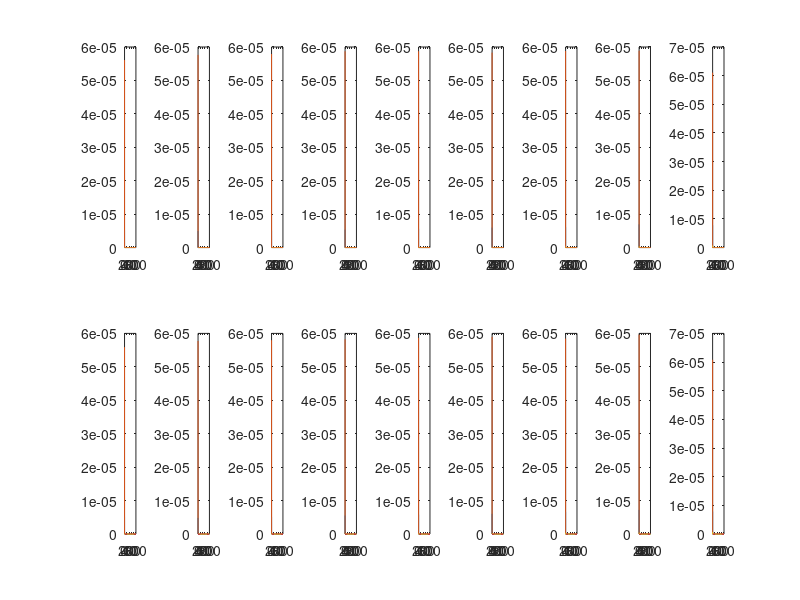
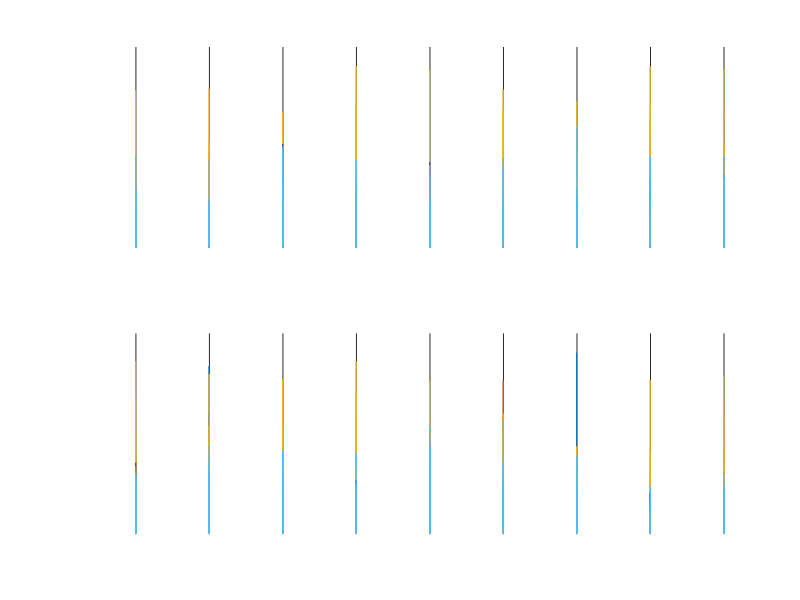
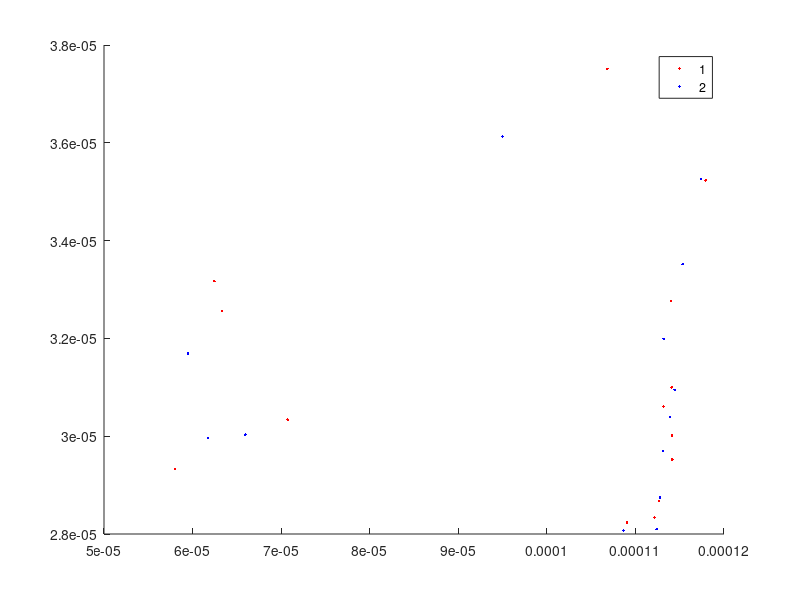

MATLAB code for these plots, in order: (Note: this script raises an error after producing the figures.)
%% init
close all
clear
clc

load JF03_10-Apr-2017.mat
data = recording;

%% Chop the data into pieces:
pos     = data.trial;
dataset = data.X;


nTrials = data.numTrials;
nPre    = 0;
Fs = data.fs;        % Sampling Frequency.
nPost   = 8 * Fs-1;
n       = nPre + nPost + 1;
nChannels = 3;


timeSeries          = zeros(3, n, nTrials);
frequencyDomain     = zeros(3, n/2+1, nTrials);
label               = data.y;

class1_idx          = find(label == 1);
class2_idx          = find(label == 2);

%% artifact occurences have not been noted 
%samplesWArtifacts   = find(data{1,1}.artifacts); 
clean_class1_idx    = class1_idx;
clean_class2_idx    = class2_idx;

%% 
for i=1:nTrials
    timeSeries(:,:,i)       = dataset(pos(i)-nPre:pos(i)+nPost,1:3)';
    P2 = abs(fft(timeSeries(:,:,i), n, 2)/n);
    frequencyDomain(:,:,i) = P2(:,1:n/2+1);
    frequencyDomain(:,2:end-1,i) = 2*frequencyDomain(:,2:end-1,i);
    frequencyDomain(:,:,i) = frequencyDomain(:,:,i).^2;
    label = data.y;
end

nClassSamples = 9;
f = Fs * (0:(n/2))/n;
%% plot freq domain 
figure
for i=1:1:nClassSamples
    subplot(2,nClassSamples,i)
    plot(f,frequencyDomain(:,:,clean_class1_idx(i))');
end

for i=1:1:nClassSamples
    subplot(2,nClassSamples,nClassSamples+i)
    plot(f, frequencyDomain(:,:,clean_class2_idx(i))');
end

%% Extract Alpha Channel:
lowerAlpha = 7;
upperAlpha = 13;

lowerBeta = 15;
upperBeta = 26;

alpha   = intersect(find(f >= lowerAlpha), find(f <= upperAlpha));
beta    = intersect(find(f >= lowerBeta), find(f <= upperBeta));

%%
figure
for i=1:1:nClassSamples
    subplot(2,nClassSamples,i)
    hold on
    plot(f(alpha),frequencyDomain(:,alpha,clean_class1_idx(i))');
    plot(f(beta),frequencyDomain(:,beta,clean_class1_idx(i))');
end

for i=1:1:nClassSamples
    subplot(2,nClassSamples,nClassSamples+i)
    hold on
    plot(f(alpha),frequencyDomain(:,alpha,clean_class2_idx(i))');
    plot(f(beta),frequencyDomain(:,beta,clean_class2_idx(i))');
end


%% Extract the features: 
cleanSamples    = union(clean_class1_idx, clean_class2_idx);
cleanFreq       = frequencyDomain(:,:,cleanSamples);
cleanLabels     = label(cleanSamples);

samplesPerHerz  = 6;
maskLength      = n/2+1;
wBand           = [2, 4, 6, 8];
nBand           = [21, 19, 17,15];

nFeaturesPerChannel = sum(nBand);
channelOffsett      = (0:nChannels-1) * nFeaturesPerChannel;
bandOffset          = [0,cumsum(nBand)];

features        = zeros(nChannels*nFeaturesPerChannel, size(cleanFreq,3));

for trial = 1:size(cleanFreq,3)
    for channel = 1:nChannels
        for i=1:4
            
            mask = [ones(1,wBand(i)*samplesPerHerz), zeros(1,maskLength-wBand(i)*samplesPerHerz)];
            
            for band = 1:nBand(i)    
                
                try
                    features((channel-1)*nFeaturesPerChannel + bandOffset(i) + band, trial) = sum(cleanFreq(channel, logical(mask), trial));
                catch
                    a =5;
                end
                mask = circshift(mask, samplesPerHerz);
            end
        end
    end
end

%% Dimensionality Reduction:
[coeff,~,~] = pca(features', 'NumComponents', 10);
redFeatures = coeff' * features;

figure
gscatter(redFeatures(1,:), redFeatures(2,:), cleanLabels,'rb', '.');

%% Classify the samples: 
SVMModel = fitcsvm(redFeatures',cleanLabels, ...
    'Standardize',true,             ...
    'KernelFunction','RBF',         ...(from the 
    'KernelScale','auto',           ...
    'OptimizeHyperparameters', 'all');

%%
CVSVMModel = crossval(SVMModel);
classLoss = kfoldLoss(CVSVMModel);

% for i=1:120
%     min1(i)         = min(D3C4(:,i));
%     mean1(i)        = mean(D3C4(:,i));
%     max1(i)         = max(D3C4(:,i));
%     stdr1(i)        = std(D3C4(:,i));
%     madian1(i)      = median(D3C4(:,i));
%     bandpower4(i)   = bandpower(D3C4(:,i),250, [18,22]);
%
% end
%
% Vector2=[transpose(min1) transpose(max1) transpose(mean1) transpose(stdr1) transpose(madian1)  transpose(bandpower1) transpose(bandpower2)]
%
% % Calculation The Coificients Vectors
%
% cD3 = detcoef(C,L,3);                   %NOISY
% cD4 = detcoef(C,L,4);                   %NOISY
%
% D31 = wrcoef('d',C,L,waveletFunction,3); %NOISY
% D41 = wrcoef('d',C,L,waveletFunction,4); %NOISY
%
%
% power1=(sum(D31.^2))/length(D31);
% power2=(sum(D41.^2))/length(D41);